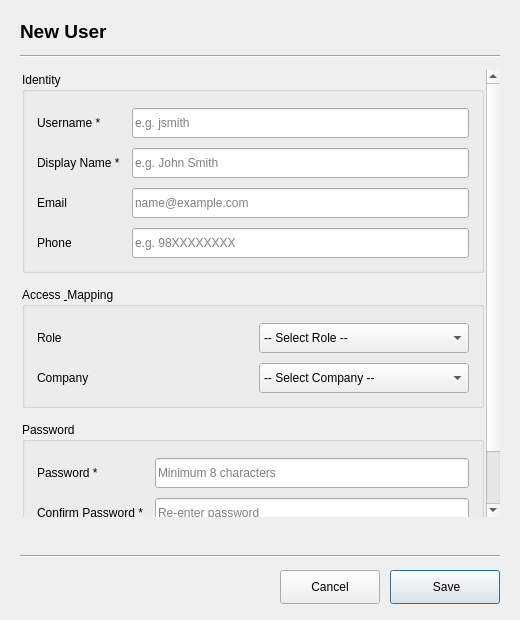
<?xml version="1.0" encoding="UTF-8"?>
<ui version="4.0">
 <class>UserFormView</class>
 <widget class="QDialog" name="UserFormView">
  <property name="geometry">
   <rect>
    <x>0</x>
    <y>0</y>
    <width>520</width>
    <height>620</height>
   </rect>
  </property>
  <property name="minimumSize">
   <size><width>480</width><height>580</height></size>
  </property>
  <property name="windowTitle">
   <string>User Form</string>
  </property>
  <property name="modal"><bool>true</bool></property>
  <layout class="QVBoxLayout" name="verticalLayout_root">
   <property name="leftMargin"><number>20</number></property>
   <property name="topMargin"><number>20</number></property>
   <property name="rightMargin"><number>20</number></property>
   <property name="bottomMargin"><number>16</number></property>
   <property name="spacing"><number>12</number></property>
   <item>
    <widget class="QLabel" name="lbl_form_title">
     <property name="font">
      <font>
       <pointsize>14</pointsize>
       <weight>75</weight>
       <bold>true</bold>
      </font>
     </property>
     <property name="text">
      <string>New User</string>
     </property>
    </widget>
   </item>
   <item>
    <widget class="Line" name="line_top_sep">
     <property name="orientation"><enum>Qt::Horizontal</enum></property>
    </widget>
   </item>
   <item>
    <widget class="QScrollArea" name="scroll_area">
     <property name="widgetResizable"><bool>true</bool></property>
     <property name="frameShape"><enum>QFrame::NoFrame</enum></property>
     <widget class="QWidget" name="scroll_area_contents">
      <property name="geometry">
       <rect><x>0</x><y>0</y><width>478</width><height>460</height></rect>
      </property>
      <layout class="QVBoxLayout" name="verticalLayout_scroll">
       <property name="leftMargin"><number>2</number></property>
       <property name="topMargin"><number>2</number></property>
       <property name="rightMargin"><number>2</number></property>
       <property name="bottomMargin"><number>2</number></property>
       <property name="spacing"><number>14</number></property>
       <item>
        <widget class="QGroupBox" name="group_identity">
         <property name="title"><string>Identity</string></property>
         <layout class="QGridLayout" name="gridLayout_identity">
          <property name="leftMargin"><number>12</number></property>
          <property name="topMargin"><number>16</number></property>
          <property name="rightMargin"><number>12</number></property>
          <property name="bottomMargin"><number>12</number></property>
          <property name="horizontalSpacing"><number>12</number></property>
          <property name="verticalSpacing"><number>10</number></property>
          <item row="0" column="0">
           <widget class="QLabel" name="lbl_username">
            <property name="text"><string>Username *</string></property>
           </widget>
          </item>
          <item row="0" column="1">
           <widget class="QLineEdit" name="input_username">
            <property name="minimumSize"><size><width>0</width><height>30</height></size></property>
            <property name="placeholderText"><string>e.g. jsmith</string></property>
            <property name="maxLength"><number>50</number></property>
           </widget>
          </item>
          <item row="1" column="0">
           <widget class="QLabel" name="lbl_display_name">
            <property name="text"><string>Display Name *</string></property>
           </widget>
          </item>
          <item row="1" column="1">
           <widget class="QLineEdit" name="input_display_name">
            <property name="minimumSize"><size><width>0</width><height>30</height></size></property>
            <property name="placeholderText"><string>e.g. John Smith</string></property>
            <property name="maxLength"><number>150</number></property>
           </widget>
          </item>
          <item row="2" column="0">
           <widget class="QLabel" name="lbl_email">
            <property name="text"><string>Email</string></property>
           </widget>
          </item>
          <item row="2" column="1">
           <widget class="QLineEdit" name="input_email">
            <property name="minimumSize"><size><width>0</width><height>30</height></size></property>
            <property name="placeholderText"><string>name@example.com</string></property>
            <property name="maxLength"><number>150</number></property>
           </widget>
          </item>
          <item row="3" column="0">
           <widget class="QLabel" name="lbl_phone">
            <property name="text"><string>Phone</string></property>
           </widget>
          </item>
          <item row="3" column="1">
           <widget class="QLineEdit" name="input_phone">
            <property name="minimumSize"><size><width>0</width><height>30</height></size></property>
            <property name="placeholderText"><string>e.g. 98XXXXXXXX</string></property>
            <property name="maxLength"><number>20</number></property>
           </widget>
          </item>
         </layout>
        </widget>
       </item>
       <item>
        <widget class="QGroupBox" name="group_access">
         <property name="title"><string>Access &amp; Mapping</string></property>
         <layout class="QGridLayout" name="gridLayout_access">
          <property name="leftMargin"><number>12</number></property>
          <property name="topMargin"><number>16</number></property>
          <property name="rightMargin"><number>12</number></property>
          <property name="bottomMargin"><number>12</number></property>
          <property name="horizontalSpacing"><number>12</number></property>
          <property name="verticalSpacing"><number>10</number></property>
          <item row="0" column="0">
           <widget class="QLabel" name="lbl_role">
            <property name="text"><string>Role</string></property>
           </widget>
          </item>
          <item row="0" column="1">
           <widget class="QComboBox" name="combo_role">
            <property name="minimumSize"><size><width>0</width><height>30</height></size></property>
            <item><property name="text"><string>-- Select Role --</string></property></item>
           </widget>
          </item>
          <item row="1" column="0">
           <widget class="QLabel" name="lbl_company">
            <property name="text"><string>Company</string></property>
           </widget>
          </item>
          <item row="1" column="1">
           <widget class="QComboBox" name="combo_company">
            <property name="minimumSize"><size><width>0</width><height>30</height></size></property>
            <item><property name="text"><string>-- Select Company --</string></property></item>
           </widget>
          </item>
         </layout>
        </widget>
       </item>
       <item>
        <widget class="QGroupBox" name="group_password">
         <property name="title"><string>Password</string></property>
         <layout class="QGridLayout" name="gridLayout_password">
          <property name="leftMargin"><number>12</number></property>
          <property name="topMargin"><number>16</number></property>
          <property name="rightMargin"><number>12</number></property>
          <property name="bottomMargin"><number>12</number></property>
          <property name="horizontalSpacing"><number>12</number></property>
          <property name="verticalSpacing"><number>10</number></property>
          <item row="0" column="0">
           <widget class="QLabel" name="lbl_password">
            <property name="text"><string>Password *</string></property>
           </widget>
          </item>
          <item row="0" column="1">
           <widget class="QLineEdit" name="input_password">
            <property name="minimumSize"><size><width>0</width><height>30</height></size></property>
            <property name="echoMode"><enum>QLineEdit::Password</enum></property>
            <property name="placeholderText"><string>Minimum 8 characters</string></property>
           </widget>
          </item>
          <item row="1" column="0">
           <widget class="QLabel" name="lbl_confirm_password">
            <property name="text"><string>Confirm Password *</string></property>
           </widget>
          </item>
          <item row="1" column="1">
           <widget class="QLineEdit" name="input_confirm_password">
            <property name="minimumSize"><size><width>0</width><height>30</height></size></property>
            <property name="echoMode"><enum>QLineEdit::Password</enum></property>
            <property name="placeholderText"><string>Re-enter password</string></property>
           </widget>
          </item>
         </layout>
        </widget>
       </item>
       <item>
        <widget class="QFrame" name="frame_flags">
         <property name="frameShape"><enum>QFrame::NoFrame</enum></property>
         <layout class="QHBoxLayout" name="horizontalLayout_flags">
          <property name="leftMargin"><number>0</number></property>
          <property name="topMargin"><number>0</number></property>
          <property name="rightMargin"><number>0</number></property>
          <property name="bottomMargin"><number>0</number></property>
          <property name="spacing"><number>20</number></property>
          <item>
           <widget class="QCheckBox" name="chk_must_change_password">
            <property name="text"><string>Must change password at next login</string></property>
            <property name="checked"><bool>true</bool></property>
           </widget>
          </item>
          <item>
           <widget class="QCheckBox" name="chk_is_active">
            <property name="text"><string>Active</string></property>
            <property name="checked"><bool>true</bool></property>
           </widget>
          </item>
          <item>
           <spacer name="horizontalSpacer_flags">
            <property name="orientation"><enum>Qt::Horizontal</enum></property>
            <property name="sizeHint" stdset="0"><size><width>40</width><height>20</height></size></property>
           </spacer>
          </item>
         </layout>
        </widget>
       </item>
      </layout>
     </widget>
    </widget>
   </item>
   <item>
    <widget class="QLabel" name="lbl_validation_message">
     <property name="styleSheet">
      <string notr="true">color: #C62828;</string>
     </property>
     <property name="wordWrap"><bool>true</bool></property>
     <property name="text"><string/></property>
     <property name="visible"><bool>false</bool></property>
    </widget>
   </item>
   <item>
    <widget class="Line" name="line_bottom_sep">
     <property name="orientation"><enum>Qt::Horizontal</enum></property>
    </widget>
   </item>
   <item>
    <widget class="QFrame" name="frame_buttons">
     <property name="frameShape"><enum>QFrame::NoFrame</enum></property>
     <layout class="QHBoxLayout" name="horizontalLayout_buttons">
      <property name="leftMargin"><number>0</number></property>
      <property name="topMargin"><number>0</number></property>
      <property name="rightMargin"><number>0</number></property>
      <property name="bottomMargin"><number>0</number></property>
      <property name="spacing"><number>10</number></property>
      <item>
       <spacer name="horizontalSpacer_buttons">
        <property name="orientation"><enum>Qt::Horizontal</enum></property>
        <property name="sizeHint" stdset="0"><size><width>40</width><height>20</height></size></property>
       </spacer>
      </item>
      <item>
       <widget class="QPushButton" name="btn_cancel">
        <property name="minimumSize"><size><width>100</width><height>34</height></size></property>
        <property name="text"><string>Cancel</string></property>
        <property name="icon">
         <iconset>
          <normaloff>resources/icons/cancel.svg</normaloff>resources/icons/cancel.svg</iconset>
        </property>
       </widget>
      </item>
      <item>
       <widget class="QPushButton" name="btn_save">
        <property name="minimumSize"><size><width>110</width><height>34</height></size></property>
        <property name="default"><bool>true</bool></property>
        <property name="text"><string> Save</string></property>
        <property name="icon">
         <iconset>
          <normaloff>resources/icons/save.svg</normaloff>resources/icons/save.svg</iconset>
        </property>
       </widget>
      </item>
     </layout>
    </widget>
   </item>
  </layout>
 </widget>
 <resources/>
 <connections/>
</ui>
